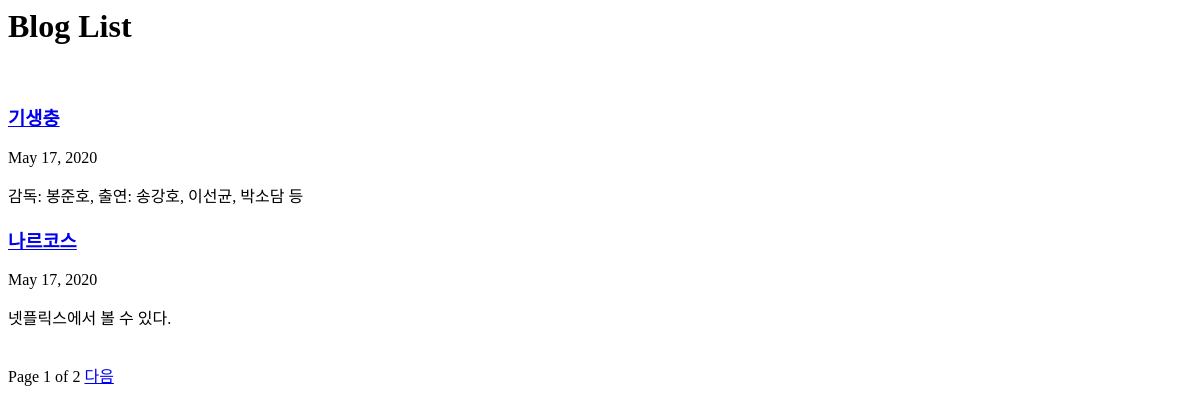
/blog/, run on an earlier commit of the app's database.
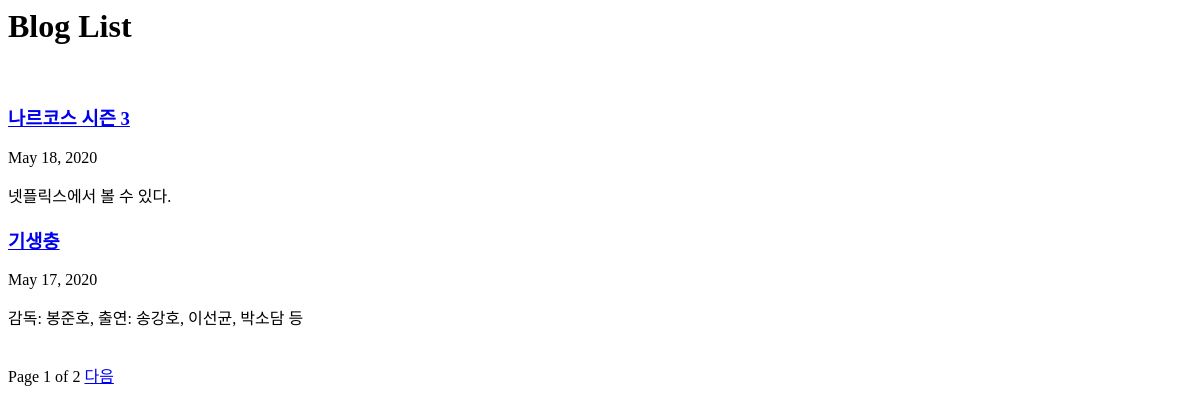
And on a later commit of the database.
### blog/models.py (models this page shows, shortened)
class Post(models.Model):
    title = models.CharField(verbose_name='TITLE', max_length=50)
    slug = models.SlugField(
        'SLUG', unique=True, allow_unicode=True, help_text='one word for title alias')
    description = models.CharField(
        'DESCRIPTION', max_length=100, blank=True, help_text='simple description text')
    content = models.TextField('CONTENT')
    create_dt = models.DateTimeField('CREATE DATE', auto_now_add=True)
    modify_dt = models.DateTimeField('MODIFY DATE', auto_now=True)
    class Meta:
        verbose_name = 'post'
        verbose_name_plural = 'posts'
        db_table = 'blog_posts'
        ordering = ('-modify_dt',)
    def get_absolute_url(self):
        return reverse("blog:post_detail", args=(self.slug,))

### blog/views.py (the view)
# urls.py: path('', views.PostLV.as_view(), name='index'),
class PostLV(ListView):
    model = Post
    template_name = 'blog/post_all.html'
    context_object_name = 'posts'
    paginate_by = 2

### blog/templates/blog/post_all.html (shortened to what this page needs)
<h1>Blog List</h1>
{% for post in posts %}
<h3><a href="{{ post.get_absolute_url }}">{{ post.title }}</a></h3>
{{ post.modify_dt|date:"N d, Y"}}
<p>{{ post.description }}</p>
{% endfor %}
<div>
  <span>
     Page {{ page_obj.number}} of {{page_obj.paginator.num_pages}}
    {%if page_obj.has_next %}
    <a href="?page={{ page_obj.next_page_number }}">다음</a>
    {% endif %}
  </span>
</div>

What changed in the data, as far as the page shows it:
changed Post "넷플릭스에서 볼 수 있다.": title "나르코스" → "나르코스 시즌 3"; modify_dt "May 17, 2020" → "May 18, 2020"; moves up the list
